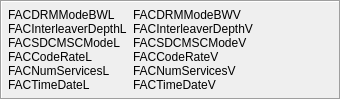
       <widget class="QFrame" name="FrameFACParams">
        <property name="sizePolicy">
         <sizepolicy hsizetype="Preferred" vsizetype="Preferred">
          <horstretch>0</horstretch>
          <verstretch>0</verstretch>
         </sizepolicy>
        </property>
        <property name="frameShape">
         <enum>QFrame::Box</enum>
        </property>
        <property name="frameShadow">
         <enum>QFrame::Sunken</enum>
        </property>
        <layout class="QHBoxLayout" name="_13">
         <property name="spacing">
          <number>6</number>
         </property>
         <property name="margin">
          <number>6</number>
         </property>
         <item>
          <layout class="QVBoxLayout" name="_14">
           <property name="spacing">
            <number>0</number>
           </property>
           <property name="margin">
            <number>0</number>
           </property>
           <item>
            <widget class="QLabel" name="FACDRMModeBWL">
             <property name="text">
              <string>FACDRMModeBWL</string>
             </property>
             <property name="wordWrap">
              <bool>false</bool>
             </property>
             <property name="indent">
              <number>-1</number>
             </property>
            </widget>
           </item>
           <item>
            <widget class="QLabel" name="FACInterleaverDepthL">
             <property name="text">
              <string>FACInterleaverDepthL</string>
             </property>
             <property name="wordWrap">
              <bool>false</bool>
             </property>
            </widget>
           </item>
           <item>
            <widget class="QLabel" name="FACSDCMSCModeL">
             <property name="text">
              <string>FACSDCMSCModeL</string>
             </property>
             <property name="wordWrap">
              <bool>false</bool>
             </property>
            </widget>
           </item>
           <item>
            <widget class="QLabel" name="FACCodeRateL">
             <property name="text">
              <string>FACCodeRateL</string>
             </property>
             <property name="wordWrap">
              <bool>false</bool>
             </property>
            </widget>
           </item>
           <item>
            <widget class="QLabel" name="FACNumServicesL">
             <property name="text">
              <string>FACNumServicesL</string>
             </property>
             <property name="wordWrap">
              <bool>false</bool>
             </property>
            </widget>
           </item>
           <item>
            <widget class="QLabel" name="FACTimeDateL">
             <property name="text">
              <string>FACTimeDateL</string>
             </property>
             <property name="wordWrap">
              <bool>false</bool>
             </property>
            </widget>
           </item>
          </layout>
         </item>
         <item>
          <layout class="QVBoxLayout" name="_15">
           <property name="spacing">
            <number>0</number>
           </property>
           <property name="margin">
            <number>0</number>
           </property>
           <item>
            <widget class="QLabel" name="FACDRMModeBWV">
             <property name="text">
              <string>FACDRMModeBWV</string>
             </property>
             <property name="wordWrap">
              <bool>false</bool>
             </property>
             <property name="indent">
              <number>-1</number>
             </property>
            </widget>
           </item>
           <item>
            <widget class="QLabel" name="FACInterleaverDepthV">
             <property name="text">
              <string>FACInterleaverDepthV</string>
             </property>
             <property name="wordWrap">
              <bool>false</bool>
             </property>
            </widget>
           </item>
           <item>
            <widget class="QLabel" name="FACSDCMSCModeV">
             <property name="text">
              <string>FACSDCMSCModeV</string>
             </property>
             <property name="wordWrap">
              <bool>false</bool>
             </property>
            </widget>
           </item>
           <item>
            <widget class="QLabel" name="FACCodeRateV">
             <property name="text">
              <string>FACCodeRateV</string>
             </property>
             <property name="wordWrap">
              <bool>false</bool>
             </property>
            </widget>
           </item>
           <item>
            <widget class="QLabel" name="FACNumServicesV">
             <property name="text">
              <string>FACNumServicesV</string>
             </property>
             <property name="wordWrap">
              <bool>false</bool>
             </property>
            </widget>
           </item>
           <item>
            <widget class="QLabel" name="FACTimeDateV">
             <property name="minimumSize">
              <size>
               <width>200</width>
               <height>0</height>
              </size>
             </property>
             <property name="text">
              <string>FACTimeDateV</string>
             </property>
             <property name="wordWrap">
              <bool>false</bool>
             </property>
            </widget>
           </item>
          </layout>
         </item>
        </layout>
       </widget>
